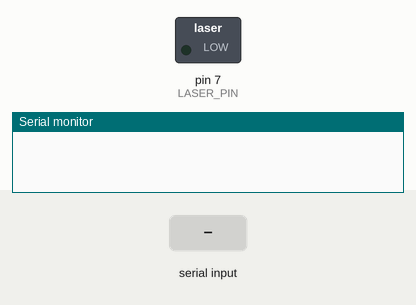
The sketch below on a simulated Arduino Uno, built with avr-gcc and run on an emulated ATmega328P. Parts: switched loads named in the sketch (green lamp = pin HIGH), the last lines printed to the serial monitor. Inputs (shaded band) come from the test bench.

Above: at 1.2 s.
1.3 s: "TXB:\n" received over Serial
At 1.8 s:
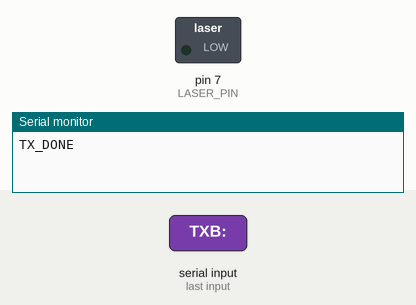
2.8 s: "ALIGN_ON\n" received over Serial
At 3.7 s:
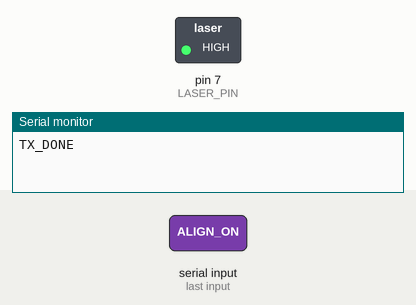
4.3 s: "ALIGN_OFF\n" received over Serial
At 4.8 s:
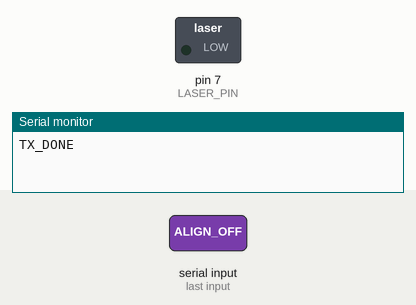
Timing chart, 0 to 7.3 s (numbered marks = the images above; inputs shaded):
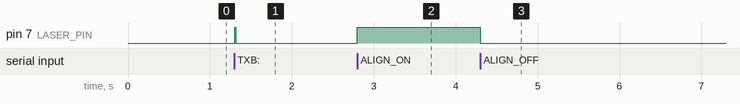

The sketch:

transmitter.ino
```cpp
const int LASER_PIN = 7; // Digital pin connected to BC547 base (via 200-ohm resistor)

int BIT_TIME_MS = 45;

void setup() {
  pinMode(LASER_PIN, OUTPUT);
  digitalWrite(LASER_PIN, LOW);
  Serial.begin(115200);
}

// Pulses a single byte using framing: Start[1] + 8 data bits (MSB first) + Stop[0]
void transmitByte(byte b) {
  unsigned long bitMicros = (unsigned long)BIT_TIME_MS * 1000UL;

  // 1. Start Bit (HIGH)
  digitalWrite(LASER_PIN, HIGH);
  delayMicroseconds(bitMicros);

  // 2. 8 Data Bits (MSB to LSB)
  for (int i = 7; i >= 0; i--) {
    bool bitVal = (b >> i) & 1;
    digitalWrite(LASER_PIN, bitVal ? HIGH : LOW);
    delayMicroseconds(bitMicros);
  }

  // 3. Stop Bit / Guard Interval (LOW for 1.5 bit durations so RX cleanly resets)
  digitalWrite(LASER_PIN, LOW);
  delayMicroseconds(bitMicros + (bitMicros / 2));
}

void loop() {
  while (Serial.available()) {
    String cmd = Serial.readStringUntil('\n');

    // Strip trailing carriage return (\r) without stripping leading/trailing spaces in TX messages
    if (cmd.endsWith("\r")) {
      cmd.remove(cmd.length() - 1);
    }

    if (cmd.startsWith("SPD:")) {
      BIT_TIME_MS = constrain(cmd.substring(4).toInt(), 5, 500);
    }
    else if (cmd == "ALIGN_ON") {
      digitalWrite(LASER_PIN, HIGH);
    }
    else if (cmd == "ALIGN_OFF") {
      digitalWrite(LASER_PIN, LOW);
    }
    else if (cmd.startsWith("TXB:")) {
      // Live Mode: transmits a single raw ASCII byte (supports Backspace=8, Enter=10, Space=32, etc.)
      byte b = (byte)cmd.substring(4).toInt();
      transmitByte(b);
      Serial.println("TX_DONE");
    }
    else if (cmd.startsWith("TX:")) {
      // Batch Mode: transmits the entire string sequentially
      String msg = cmd.substring(3);
      for (unsigned int i = 0; i < msg.length(); i++) {
        transmitByte((byte)msg[i]);
      }
      Serial.println("TX_DONE");
    }
  }
}
```

Measured:
- after the input at 1.3 s, pin 7 (LASER_PIN): LOW → HIGH at once, → LOW 0.01 s later
- after the input at 2.8 s, pin 7 (LASER_PIN): LOW → HIGH at once
- after the input at 4.3 s, pin 7 (LASER_PIN): HIGH → LOW at once
